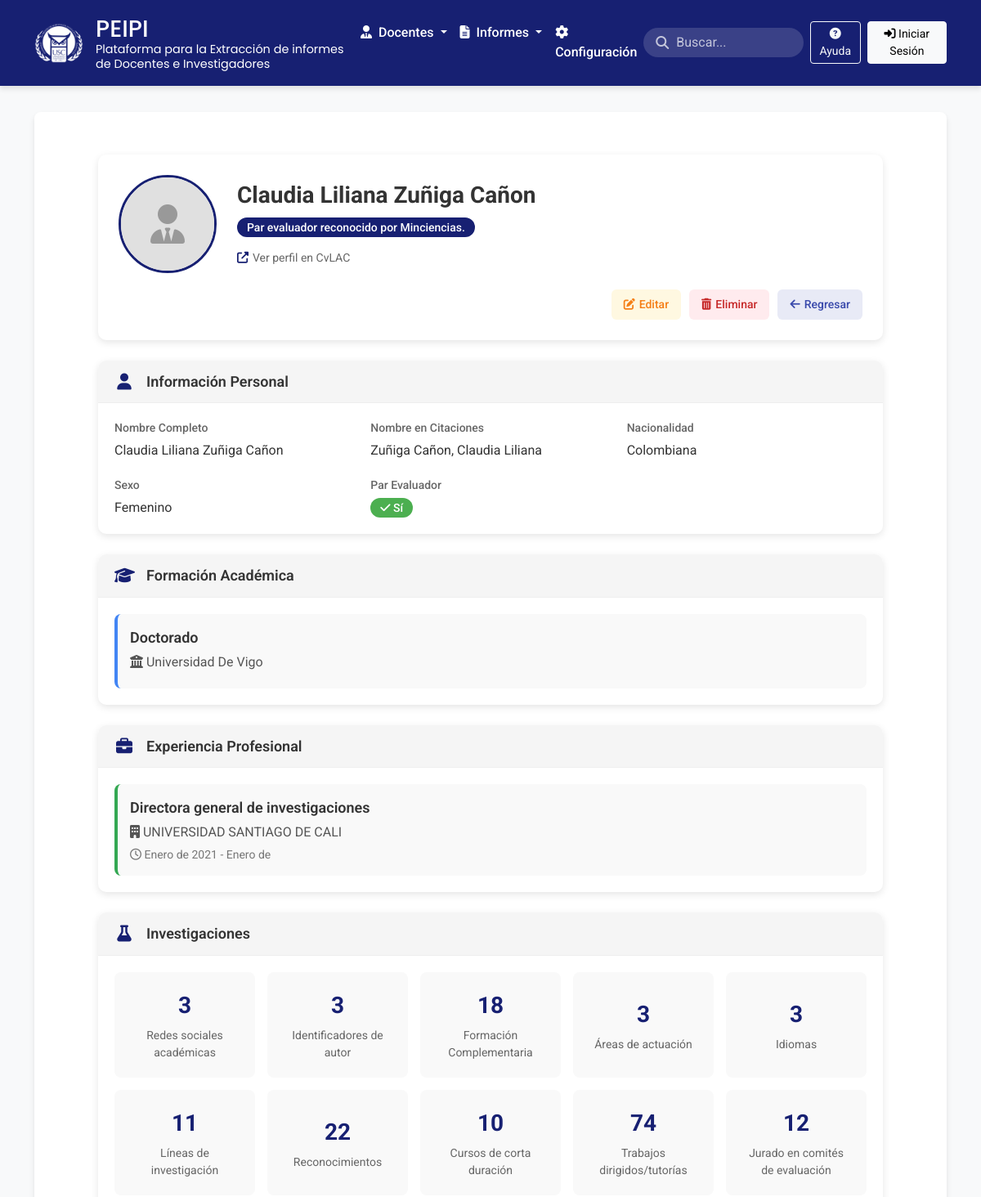
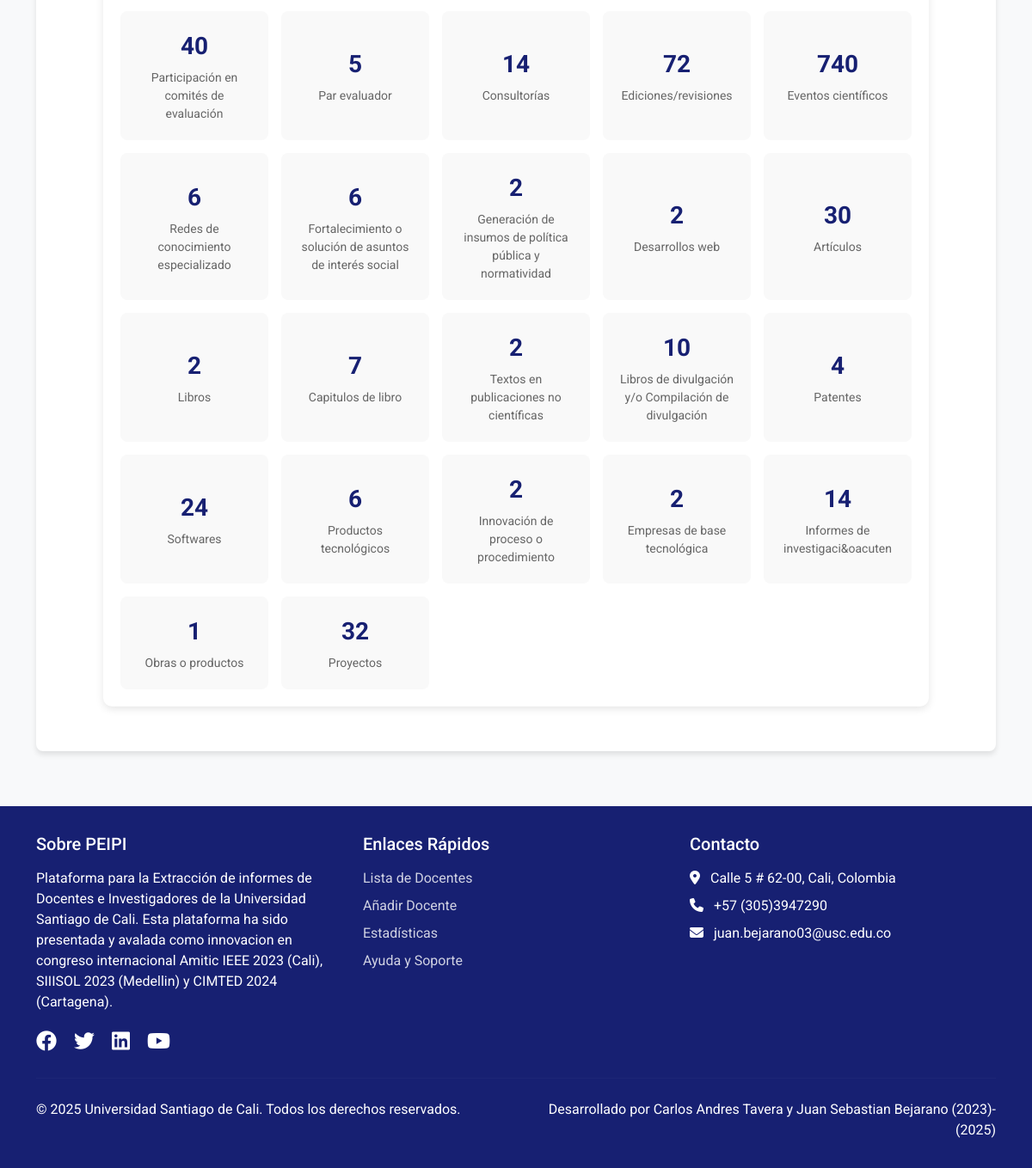
The app's page /ingenieria-sistemas/entry/1/ with its own data (2 pictures, top to bottom).
### scraping/models.py (models this page shows, shortened)
class Entry(models.Model):
    name = models.CharField(max_length=255)
    href = models.URLField()

class PersonalInfo(models.Model):
    entry = models.OneToOneField(Entry, on_delete=models.CASCADE, related_name="personal_info")
    nombre = models.CharField(max_length=255, blank=True, null=True)
    nombre_citaciones = models.CharField(max_length=255, blank=True, null=True)
    categoria = models.CharField(max_length=255, blank=True, null=True)
    par_evaluador = models.BooleanField(default=False)
    nacionalidad = models.CharField(max_length=100, blank=True, null=True)
    sexo = models.CharField(max_length=50, blank=True, null=True)

class FormacionAcademica(models.Model):
    entry = models.OneToOneField(Entry, on_delete=models.CASCADE, related_name="formacion_academica")
    nivel = models.CharField(max_length=255)
    institucion = models.CharField(max_length=255)

class ExperienciaProfesional(models.Model):
    entry = models.OneToOneField(Entry, on_delete=models.CASCADE, related_name="experiencia_profesional")
    institucion = models.CharField(max_length=255)
    cargo = models.CharField(max_length=255)
    desde = models.CharField(max_length=100, blank=True, null=True)
    hasta = models.CharField(max_length=100, blank=True, null=True)

### scraping/views.py (the view)
# urls.py: path('ingenieria-sistemas/entry/<int:pk>/', views.entry_detail, name='entry_detail'),
def entry_detail(request, pk):
    entry = get_object_or_404(Entry, pk=pk)
    personal_info = PersonalInfo.objects.filter(entry=entry).first()
    formacion = FormacionAcademica.objects.filter(entry=entry).first()
    experiencia = ExperienciaProfesional.objects.filter(entry=entry).first()
    investigaciones = Investigacion.objects.filter(entry=entry).first()
    return render(request, 'scraping/entry_detail.html', {
        'entry': entry,
        'personal_info': personal_info,
        'formacion': formacion,
        'experiencia': experiencia,
        'investigaciones': investigaciones,
    })

### scraping/templates/scraping/entry_detail.html (shortened to what this page needs)
{% extends "base.html" %}
{% load static %}
{% block content %}
<div class="profile-container">
    <div class="profile-header">
        <div class="profile-header-content">
            <div class="profile-avatar">
                {% if entry.profile_image %}
                <img src="{{ entry.profile_image.url }}" alt="{{ entry.name }}">
                {% else %}
                <div class="avatar-placeholder">
                    <i class="fas fa-user-tie"></i>
                </div>
                {% endif %}
            </div>
            <div class="profile-info">
                <h1 class="profile-name">{{ entry.name }}</h1>
                {% if personal_info.categoria %}
                <div class="profile-category">
                    <span class="badge">{{ personal_info.categoria }}</span>
                </div>
                {% endif %}
                <div class="profile-links">
                    <a href="{{ entry.href }}" class="profile-link" target="_blank">
                        <i class="fas fa-external-link-alt"></i> Ver perfil en CvLAC
                    </a>
                </div>
            </div>
        </div>
        <div class="profile-actions">
            <a href="{% url 'entry_edit' entry.pk %}" class="action-button edit-button">
                <i class="fas fa-edit"></i> Editar
            </a>
            <a href="{% url 'entry_delete' entry.pk %}" class="action-button delete-button">
                <i class="fas fa-trash-alt"></i> Eliminar
            </a>
            <a href="{% url 'entry_list' %}" class="action-button back-button">
                <i class="fas fa-arrow-left"></i> Regresar
            </a>
        </div>
    </div>
    <div class="profile-body">
        <div class="profile-section personal-info">
            <div class="section-header">
                <i class="fas fa-user section-icon"></i>
                <h2 class="section-title">Información Personal</h2>
            </div>
            <div class="section-content">
                <div class="info-grid">
                    {% if personal_info.nombre %}
                    <div class="info-item">
                        <div class="info-label">Nombre Completo</div>
                        <div class="info-value">{{ personal_info.nombre }}</div>
                    </div>
                    {% endif %}
                    {% if personal_info.nombre_citaciones %}
                    <div class="info-item">
                        <div class="info-label">Nombre en Citaciones</div>
                        <div class="info-value">{{ personal_info.nombre_citaciones }}</div>
                    </div>
                    {% endif %}
                    {% if personal_info.nacionalidad %}
                    <div class="info-item">
                        <div class="info-label">Nacionalidad</div>
                        <div class="info-value">{{ personal_info.nacionalidad }}</div>
                    </div>
                    {% endif %}
                    {% if personal_info.sexo %}
                    <div class="info-item">
                        <div class="info-label">Sexo</div>
                        <div class="info-value">{{ personal_info.sexo }}</div>
                    </div>
                    {% endif %}
                    {% if personal_info.par_evaluador is not None %}
                    <div class="info-item">
                        <div class="info-label">Par Evaluador</div>
                        <div class="info-value">
                            {% if personal_info.par_evaluador %}
                            <span class="badge success-badge"><i class="fas fa-check"></i> Sí</span>
                            {% else %}
                            <span class="badge neutral-badge"><i class="fas fa-times"></i> No</span>
                            {% endif %}
                        </div>
                    </div>
                    {% endif %}
                </div>
            </div>
        </div>
        {% if formacion %}
        <div class="profile-section education">
            <div class="section-header">
                <i class="fas fa-graduation-cap section-icon"></i>
                <h2 class="section-title">Formación Académica</h2>
            </div>
            <div class="section-content">
                <div class="education-card">
                    {% if formacion.nivel %}
                    <div class="education-level">{{ formacion.nivel }}</div>
                    {% endif %}
                    {% if formacion.institucion %}
                    <div class="education-institution">
                        <i class="fas fa-university"></i> {{ formacion.institucion }}
                    </div>
                    {% endif %}
                </div>
            </div>
        </div>
        {% endif %}
        {% if experiencia %}
        <div class="profile-section experience">
            <div class="section-header">
                <i class="fas fa-briefcase section-icon"></i>
                <h2 class="section-title">Experiencia Profesional</h2>
            </div>
            <div class="section-content">
                <div class="experience-card">
                    {% if experiencia.cargo %}
                    <div class="experience-position">{{ experiencia.cargo }}</div>
                    {% endif %}
                    {% if experiencia.institucion %}
                    <div class="experience-company">
                        <i class="fas fa-building"></i> {{ experiencia.institucion }}
                    </div>
                    {% endif %}
                    <div class="experience-period">
                        <i class="far fa-clock"></i>
                        {% if experiencia.desde %}{{ experiencia.desde }}{% else %}Desconocido{% endif %} -
                        {% if experiencia.hasta %}{{ experiencia.hasta }}{% else %}Actual{% endif %}
                    </div>
                </div>
            </div>
        </div>
        {% endif %}
        <div class="profile-section research">
            <div class="section-header">
                <i class="fas fa-flask section-icon"></i>
                <h2 class="section-title">Investigaciones</h2>
            </div>
            <div class="section-content">
                {% if investigaciones and investigaciones.datos %}
                <div class="research-stats">
                    {% for seccion, cantidad in investigaciones.datos.items %}
                    <div class="stat-card">
                        <div class="stat-value">{{ cantidad }}</div>
                        <div class="stat-label">{{ seccion }}</div>
                    </div>
                    {% endfor %}
                </div>
                {% else %}
                <div class="empty-research">
                    <i class="fas fa-search"></i>
                    <p>No hay investigaciones registradas para este docente.</p>
                </div>
                {% endif %}
            </div>
        </div>
    </div>
</div>
{% endblock %}

### scraping/templates/base.html (shortened to what this page needs)
{% load static %}
<!DOCTYPE html>
<html lang="es">
<head>
    <link href="https://cdn.jsdelivr.net/npm/bootstrap@5.3.0/dist/css/bootstrap.min.css" rel="stylesheet">
    <link rel="stylesheet" href="https://cdnjs.cloudflare.com/ajax/libs/font-awesome/6.4.0/css/all.min.css">
    <link href="{% static 'css/custom.css' %}" rel="stylesheet">
</head>
<body>
    <nav class="navbar navbar-expand-lg navbar-dark">
        <div class="container">
            <a class="navbar-brand" href="{% url 'home' %}">
                <img src="{% static 'img/LogoUSC.png' %}" alt="Logo USC" class="navbar-logo">
                <div>
                    <h1>PEIPI</h1>
                    <h5>Plataforma para la Extracción de informes </h5>
                    <h5>de Docentes e Investigadores</h5>
                </div>
            </a>
            <div class="collapse navbar-collapse" id="navbarNav">
                <ul class="navbar-nav me-auto">
                    <li class="nav-item dropdown">
                        <a class="nav-link dropdown-toggle" href="#" id="docentesDropdown" role="button" data-bs-toggle="dropdown" aria-expanded="false">
                            <i class="fas fa-user-tie me-1"></i> Docentes
                        </a>
                    </li>
                    <li class="nav-item dropdown">
                        <a class="nav-link dropdown-toggle" href="#" id="informesDropdown" role="button" data-bs-toggle="dropdown" aria-expanded="false">
                            <i class="fas fa-file-alt me-1"></i> Informes
                        </a>
                    </li>
                    <li class="nav-item">
                        <a class="nav-link" href="#">
                            <i class="fas fa-cog me-1"></i> Configuración
                        </a>
                    </li>
                </ul>
                <form class="search-form d-flex me-2">
                    <i class="fas fa-search search-icon"></i>
                    <input class="form-control" type="search" placeholder="Buscar..." aria-label="Search">
                </form>
                <div class="d-flex">
                    <a href="#" class="btn btn-outline-light btn-sm me-2">
                        <i class="fas fa-question-circle"></i> Ayuda
                    </a>
                    <a href="#" class="btn btn-light btn-sm">
                        <i class="fas fa-sign-in-alt"></i> Iniciar Sesión
                    </a>
                </div>
            </div>
        </div>
    </nav>
    <main>
        <div class="container">
            <div class="content-container">
                {% block content %}{% endblock %}
            </div>
        </div>
    </main>
    <footer>
        <div class="container">
            <div class="row">
                <div class="col-md-4 mb-4 mb-md-0">
                    <h5 class="mb-3">Sobre PEIPI</h5>
                    <p>Plataforma para la Extracción de informes de Docentes e Investigadores de la Universidad Santiago de Cali. Esta plataforma ha sido presentada y avalada como innovacion en congreso internacional Amitic IEEE 2023 (Cali), SIIISOL 2023 (Medellin) y CIMTED 2024 (Cartagena).</p>
                    <div class="social-icons mt-3">
                        <a href="#" target="_blank"><i class="fab fa-facebook"></i></a>
                        <a href="#" target="_blank"><i class="fab fa-twitter"></i></a>
                        <a href="#" target="_blank"><i class="fab fa-linkedin"></i></a>
                        <a href="#" target="_blank"><i class="fab fa-youtube"></i></a>
                    </div>
                </div>
                <div class="col-md-4 mb-4 mb-md-0">
                    <h5 class="mb-3">Enlaces Rápidos</h5>
                    <ul class="footer-links">
                        <li><a href="{% url 'entry_list' %}">Lista de Docentes</a></li>
                        <li><a href="{% url 'entry_new' %}">Añadir Docente</a></li>
                        <li><a href="#">Estadísticas</a></li>
                        <li><a href="#">Ayuda y Soporte</a></li>
                    </ul>
                </div>
                <div class="col-md-4">
                    <h5 class="mb-3">Contacto</h5>
                    <ul class="footer-links">
                        <li><i class="fas fa-map-marker-alt me-2"></i> Calle 5 # 62-00, Cali, Colombia</li>
                        <li><i class="fas fa-phone me-2"></i> +57 (305)3947290</li>
                        <li><i class="fas fa-envelope me-2"></i> juan.bejarano03@usc.edu.co</li>
                    </ul>
                </div>
            </div>
            <hr class="mt-4 mb-4" style="border-color: rgba(255, 255, 255, 0.1);">
            <div class="row">
                <div class="col-md-6 mb-3 mb-md-0">
                    <p class="mb-0">&copy; {% now "Y" %} Universidad Santiago de Cali. Todos los derechos reservados.</p>
                </div>
                <div class="col-md-6 text-md-end">
                    <p class="mb-0">Desarrollado por Carlos Andres Tavera y Juan Sebastian Bejarano (2023)-(2025)</p>
                </div>
            </div>
        </div>
    </footer>
</body>
</html>

### scraping/estilos/custom.css (style rules this page uses)
body { margin: 0; font-family: Arial, sans-serif; }
.content-container { padding-left: 6rem; padding-right: 6rem; }

### scraping/templates/base.html (style rules this page uses)
:root { --primary-color: #172072; --secondary-color: #3949ab; --accent-color: #4fc3f7; --light-color: #f5f5f5; --dark-color: #333; --success-color: #4caf50; --warning-color: #ff9800; --danger-color: #f44336; --text-light: #ffffff; --text-dark: #212121; --border-radius: 8px; --box-shadow: 0 4px 6px rgba(0, 0, 0, 0.1); }
body { font-family: 'Roboto', sans-serif; background-color: #f8f9fa; color: var(--text-dark); min-height: 100vh; display: flex; flex-direction: column; }
.navbar { background-color: var(--primary-color); box-shadow: var(--box-shadow); padding: 0.8rem 1rem; }
.navbar-brand { font-family: 'Poppins', sans-serif; font-weight: 600; color: var(--text-light) !important; display: flex; align-items: center; }
.navbar-brand h1 { font-size: 1.8rem; margin-bottom: 0; }
.navbar-brand h5 { font-size: 0.9rem; margin-bottom: 0; font-weight: 400; max-width: 300px; }
.navbar-logo { width: 60px; margin-right: 15px; transition: transform 0.3s ease; }
.navbar-nav .nav-link { color: var(--text-light) !important; font-weight: 500; padding: 0.5rem 1rem; transition: all 0.3s ease; border-radius: var(--border-radius); }
.search-form { position: relative; }
.search-form .form-control { border-radius: 50px; padding-left: 40px; background-color: rgba(255, 255, 255, 0.15); border: none; color: white; transition: all 0.3s ease; }
.search-form .form-control::placeholder { color: rgba(255, 255, 255, 0.7); }
.search-icon { position: absolute; left: 15px; top: 50%; transform: translateY(-50%); color: rgba(255, 255, 255, 0.7); }
main { flex: 1; padding: 2rem 0; }
.content-container { background-color: white; border-radius: var(--border-radius); box-shadow: var(--box-shadow); padding: 2rem; margin-bottom: 2rem; }
footer { background-color: var(--primary-color); color: var(--text-light); padding: 2rem 0; margin-top: auto; }
.footer-links { list-style: none; padding-left: 0; }
.footer-links li { margin-bottom: 0.5rem; }
.footer-links a { color: rgba(255, 255, 255, 0.8); text-decoration: none; transition: color 0.3s ease; }
.social-icons a { color: white; font-size: 1.5rem; margin-right: 1rem; transition: transform 0.3s ease; }

### records on screen
Entry: name "Claudia Liliana Zuñiga Cañon"
PersonalInfo: categoria "Par evaluador reconocido por Minciencias.", nombre "Claudia Liliana Zuñiga Cañon", nombre_citaciones "Zuñiga Cañon, Claudia Liliana", nacionalidad "Colombiana", sexo "Femenino"
FormacionAcademica: nivel "Doctorado", institucion "Universidad De Vigo"
ExperienciaProfesional: cargo "Directora general de investigaciones", institucion "UNIVERSIDAD SANTIAGO DE CALI", desde "Enero de 2021", hasta "Enero de"

### other values on screen
{{ cantidad }} "3" "3" "18" "3" "3" "11" "22" "10" "74" "12" "40" "5" "14" "72" "740" "6" "6" "2" "2" "30" "2" "7" "2" "10" "4" "24" "6" "2" "2" "14" "1" "32"
{{ seccion }} "Redes sociales académicas" "Identificadores de autor" "Formación Complementaria" "Áreas de actuación" "Idiomas" "Líneas de investigación" "Reconocimientos" "Cursos de corta duración" "Trabajos dirigidos/tutorías" "Jurado en comités de evaluación" "Participación en comités de evaluación" "Par evaluador" "Consultorías" "Ediciones/revisiones" "Eventos científicos" "Redes de conocimiento especializado" "Fortalecimiento o solución de asuntos de interés social" "Generación de insumos de política pública y normatividad" "Desarrollos web" "Artículos" "Libros" "Capitulos de libro" "Textos en publicaciones no científicas" "Libros de divulgación y/o Compilación de divulgación" "Patentes" "Softwares" "Productos tecnológicos" "Innovación de proceso o procedimiento" "Empresas de base tecnológica" "Informes de investigaci&oacuten" "Obras o productos" "Proyectos"
